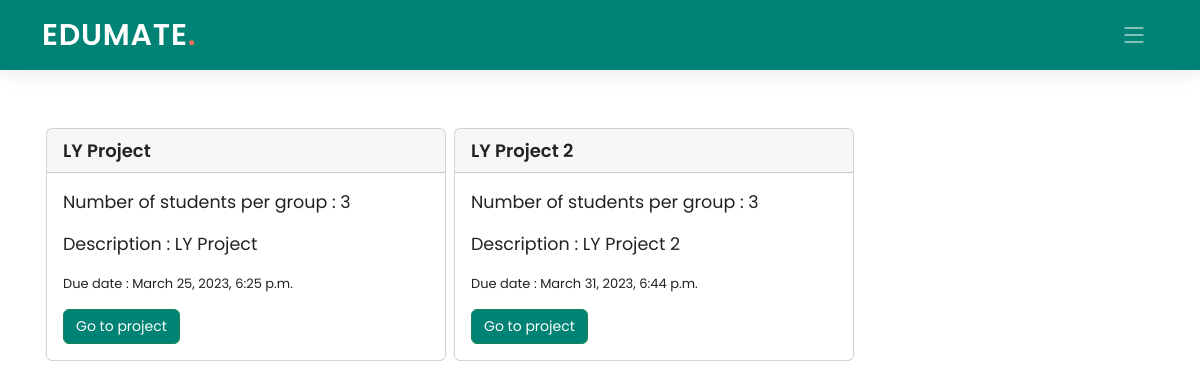
Before: /student/1/classroom/PPJ8YI/porjecttrack/ with the older database file.
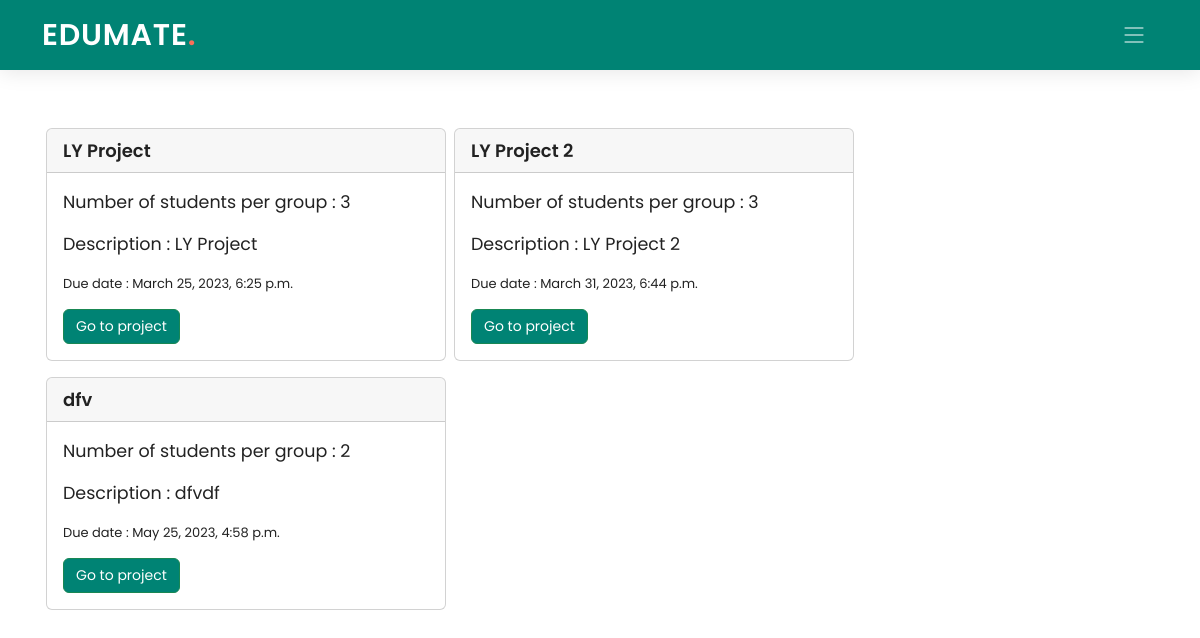
After: the same page with the newer database file.
### Teacher/models.py (models this page shows, shortened)
class Project(models.Model):
    pro_id = models.AutoField(primary_key=True)
    class_code = models.ForeignKey(ClassTeachers, on_delete=models.CASCADE, blank=True, null=True)
    proj_name = models.CharField(max_length=100)
    proj_desc = models.CharField(max_length=300)
    proj_due = models.DateTimeField(default=datetime.now)
    prog_check = models.CharField(max_length=500)
    num_studs = models.IntegerField(default=2)
    class Meta:
        db_table = "Project"

### Student/views.py (the view)
# urls.py: path('classroom/<pk2>/porjecttrack/', views.projecttrack, name='sporjecttrack'),
def projecttrack(request, pk, pk2):
    projects = Project.objects.filter(class_code=pk2)
    return render(request, 'Student/projecttrack.html', {'pk': pk, 'pk2': pk2, 'projects': projects})

### Student/templates/Student/projecttrack.html (shortened to what this page needs)
{% extends './base_student.html' %}
{% load static %}
{% block navbar %}
  <header id="header" class="header d-flex align-items-center">
    <div class="container-fluid container-xl d-flex align-items-center justify-content-between">
      <a href="#" class="logo d-flex align-items-center">
        <h1>EDUMATE<span>.</span></h1>
      </a>
      <i class="mobile-nav-toggle mobile-nav-show bi bi-list"></i>
    </div>
  </header>
  {% endblock navbar %}
{% block content %}
<br><br>
<div class="container ">
  <div class="container" >
      <br>
      <div class="row">
      {% for i in projects %}
        <div class="card my-2 mx-1 col-md-4" style="width: 25rem; padding:0px;">
          <div class="card-header">
            <div style="font-weight: 600; font-size: 18px">
              {{ i.proj_name }}
            </div>
          </div>
          <div class="card-body">
            <blockquote class="blockquote mb-0">
              <p><small>Number of students per group : {{ i.num_studs }}</small></p>
              <p><small>Description : {{ i.proj_desc }}</small></p>
              <p><small style = "font-size: 13px">Due date : {{ i.proj_due }}</small></p>
              <a class="btn btn-success" href="{% url 'single_project' pk=pk pk2=pk2 pk3=i.pro_id %}" class="card-link"><small>Go to project</small></a>
            </blockquote>
          </div>
        </div>
      {% endfor %}
    </div>
    <br>
    </div>
    </div>
{% endblock content %}

Changed rows visible on the page:
added Project: proj_name "dfv", num_studs "2", proj_desc "dfvdf", proj_due "May 25, 2023, 4:58 p.m."
